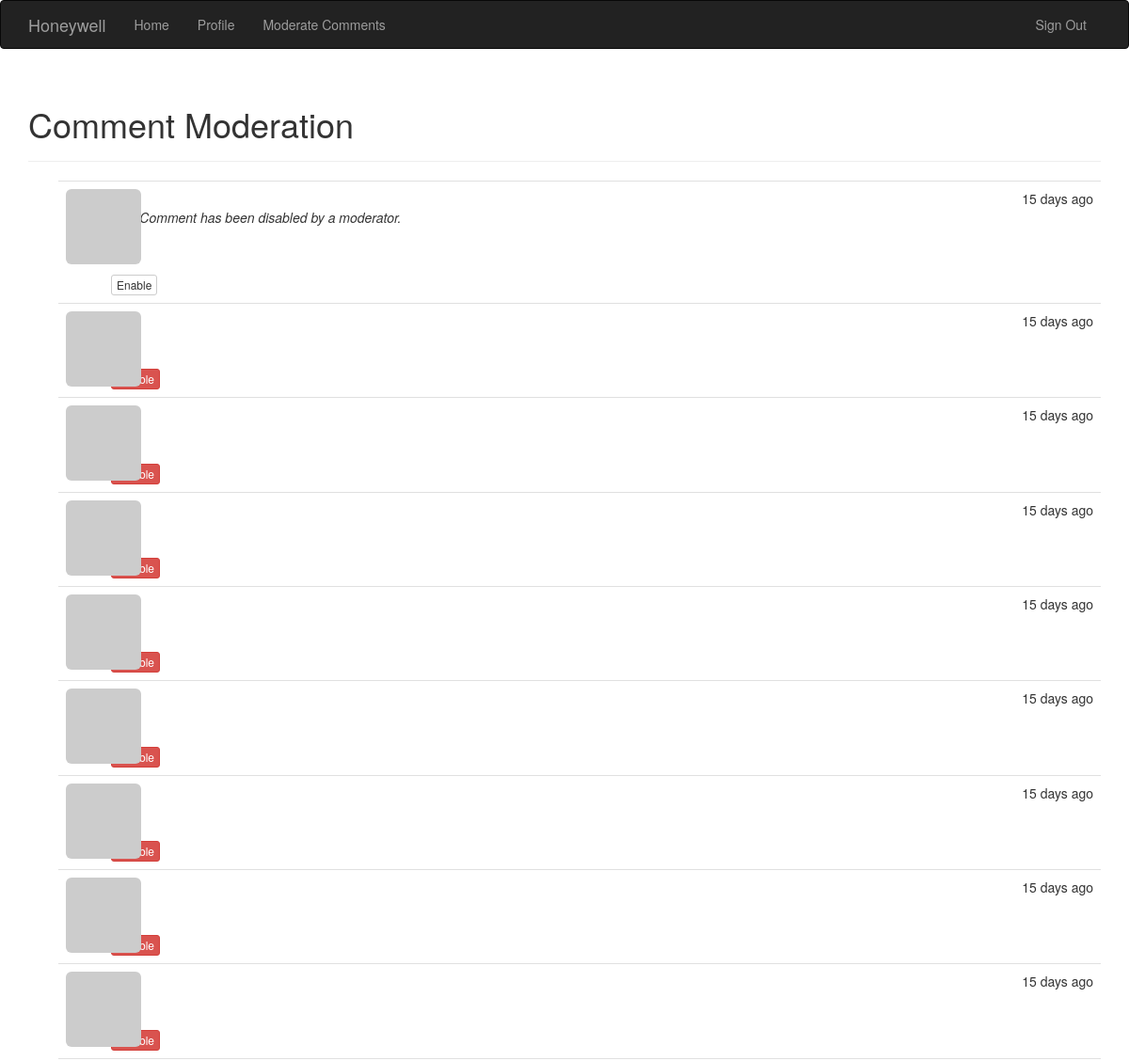
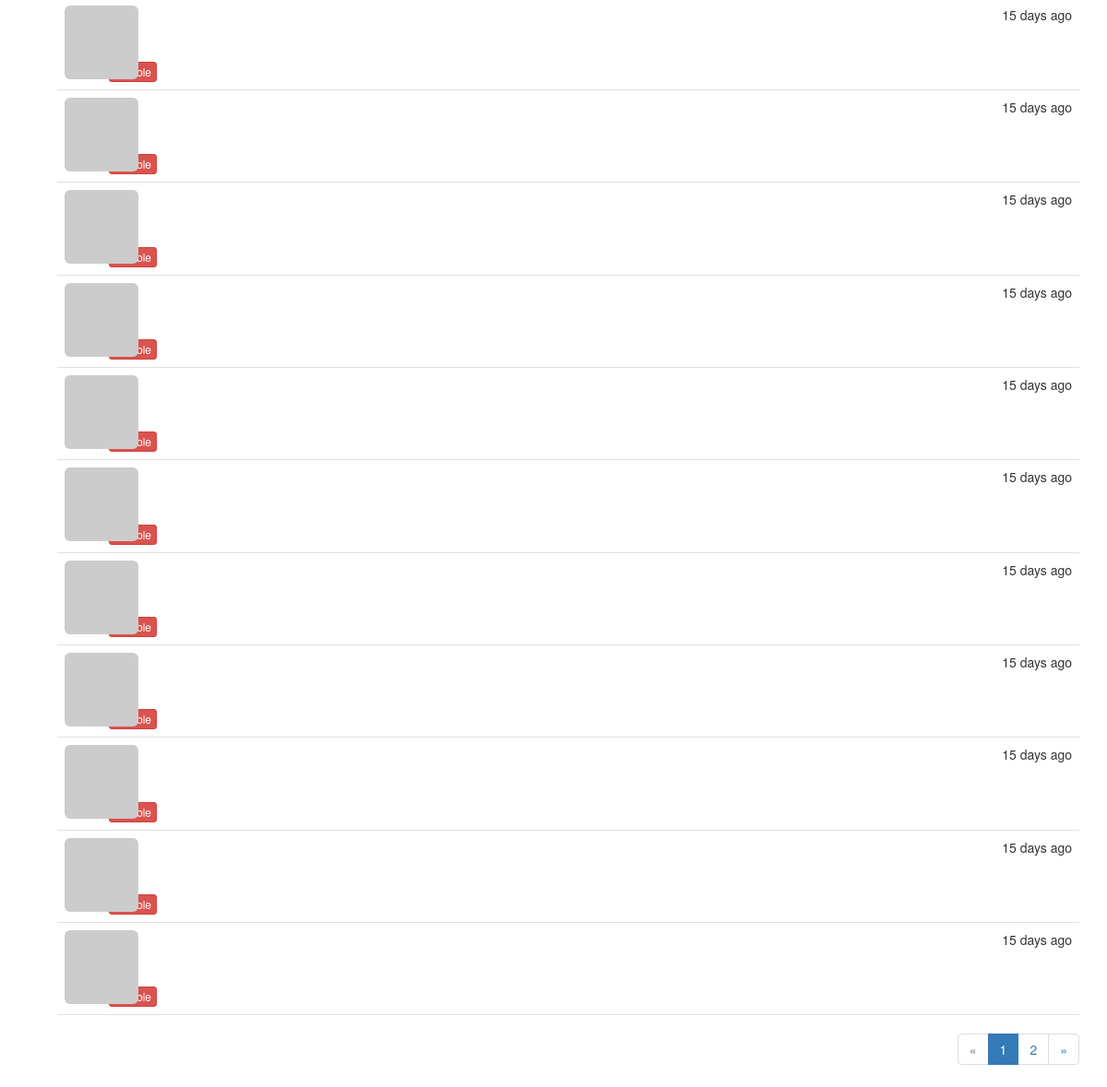
Screenshot of /moderate (signed in) with the database file from the repository (2 pictures, top to bottom).
### app/models.py (models this page shows, shortened)
class Comment(db.Model):
    __tablename__ = 'comments'
    id = db.Column(db.Integer, primary_key=True)
    body = db.Column(db.Text)
    body_html = db.Column(db.Text)
    timestamp = db.Column(db.DateTime, index=True, default=datetime.utcnow)
    disabled = db.Column(db.Boolean)
    author_id = db.Column(db.Integer, db.ForeignKey('users.id'))
    post_id = db.Column(db.Integer, db.ForeignKey('posts.id'))

### app/main/views.py (the view)
@main.route('/moderate')
@login_required
@permission_required(Permission.MODERATE_COMMENTS)
def moderate():
    page = request.args.get('page', 1, type=int)
    pagination = Comment.query.order_by(Comment.timestamp.desc()).paginate(
        page, per_page=current_app.config['FLASKY_COMMENTS_PER_PAGE'],
        error_out=False)
    comments = pagination.items
    return render_template('moderate.html', comments=comments,
                           pagination=pagination, page=page)

### app/auth/views.py (called while the page is built)
@auth.before_app_request
def before_request():
    if current_user.is_authenticated:
        current_user.ping()
        if not current_user.confirmed \
            and request.endpoint \
            and request.endpoint[:5] != 'auth.' \
            and request.endpoint != 'static':
            return redirect(url_for('auth.unconfirmed'))

### app/main/__init__.py (called while the page is built)
@main.app_context_processor
def inject_permission():
    return dict(Permission=Permission)

### app/models.py (called while the page is built)
@login_manager.user_loader
def load_user(user_id):
    return User.query.get(int(user_id))

    def ping(self):
        self.last_seen = datetime.utcnow()
        db.session.add(self)

    def can(self, permissions):
        return self.role is not None and \
               (self.role.permissions & permissions) == permissions

    def gravatar(self, size=100, default='identicon', rating='g'):
        if request.is_secure:
            url = 'https://secure.gravatar.com/avatar'
        else:
            url = 'http://www.gravatar.com/avatar'
        hash = self.avatar_hash or hashlib.md5(self.email.encode('utf-8')).hexdigest()
        return '{url}/{hash}?s={size}&d={default}&r={rating}'.format(
            url=url, hash=hash, size=size, default=default, rating=rating)

### app/templates/moderate.html (shortened to what this page needs)
{% extends "base.html" %}
{% import "_macros.html" as macros %}
{% block page_content %}
<div class="page-header">
    <h1>Comment Moderation</h1>
</div>
{% set moderate = True %}
{% include '_comments.html' %}
{% if pagination %}
<div class="pagination">
    {{ macros.pagination_widget(pagination, '.moderate') }}
</div>
{% endif %}
{% endblock %}

### app/templates/_comments.html (shortened to what this page needs)
<ul class="comments">
    {% for comment in comments %}
    <li class="comment">
        <div class="comment-thumbnail">
            <a href="{{ url_for('.user', username=comment.author.username) }}">
                <img class="img-rounded profile-thumbnail" src="{{ comment.author.gravatar(size=40) }}">
            </a>
        </div>
        <div class="comment-content">
            <div class="comment-date">{{ moment(comment.timestamp).fromNow() }}</div>
            <div class="comment-author"><a href="{{ url_for('.user', username=comment.author.username) }}">{{ comment.author.username }}</a></div>
            <div class="comment-body">
                {% if comment.disabled %}
                <p><i>This Comment has been disabled by a moderator.</i></p>
                {% endif %}
            </div>
            {% if moderate %}
                <br>
                {% if comment.disabled %}
                <a class="btn btn-default btn-xs" href="{{ url_for('.moderate_enable',
                    id=comment.id, page=page) }}">Enable</a>
                {% else %}
                <a class="btn btn-danger btn-xs" href="{{ url_for('.moderate_disable',
                    id=comment.id, page=page) }}">Disable</a>
                {% endif %}
            {% endif %}
        </div>
    </li>
    {% endfor %}
</ul>

### app/static/styles.css (style rules this page uses)
.profile-thumbnail { position: absolute; }
ul.comments { list-style-type: none; padding: 0px; margin: 16px 0px 0px 0px; }
ul.comments li.comment { margin-left: 32px; padding: 8px; border-bottom: 1px solid #e0e0e0; }
ul.comments li.comment:nth-child(1) { border-top: 1px solid #e0e0e0; }
div.comment-date { float: right; }
div.comment-author { font-weight: bold; }
div.comment-thumbnail { position: absolute; }
div.comment-content { margin-left: 48px; min-height: 48px; }
div.pagination { width: 100%; text-align: right; padding: 0px; margin: 0px; }

### rows the page displays
Comment: timestamp "15 days ago", shows "This Comment has been disabled by a moderator."
Comment: timestamp "15 days ago"
Comment: timestamp "15 days ago"
Comment: timestamp "15 days ago"
Comment: timestamp "15 days ago"
Comment: timestamp "15 days ago"
Comment: timestamp "15 days ago"
Comment: timestamp "15 days ago"
Comment: timestamp "15 days ago"
Comment: timestamp "15 days ago"
Comment: timestamp "15 days ago"
Comment: timestamp "15 days ago"
Comment: timestamp "15 days ago"
Comment: timestamp "15 days ago"
Comment: timestamp "15 days ago"
Comment: timestamp "15 days ago"
Comment: timestamp "15 days ago"
Comment: timestamp "15 days ago"
Comment: timestamp "15 days ago"
Comment: timestamp "15 days ago"

### other values shown
{{ p }} "1"
{{ p }} "2"
